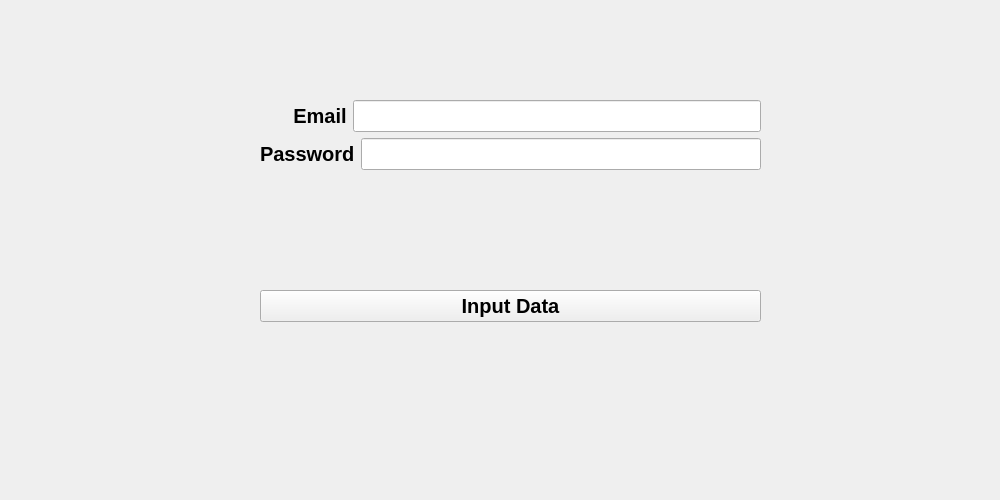
<?xml version="1.0" encoding="UTF-8"?>
<ui version="4.0">
 <class>Form</class>
 <widget class="QWidget" name="Form">
  <property name="geometry">
   <rect>
    <x>0</x>
    <y>0</y>
    <width>1000</width>
    <height>500</height>
   </rect>
  </property>
  <property name="windowTitle">
   <string>Input Data with Qt Designer</string>
  </property>
  <widget class="QWidget" name="layoutWidget">
   <property name="geometry">
    <rect>
     <x>260</x>
     <y>100</y>
     <width>501</width>
     <height>251</height>
    </rect>
   </property>
   <layout class="QVBoxLayout" name="verticalLayout_2">
    <item>
     <layout class="QHBoxLayout" name="horizontalLayout">
      <item>
       <widget class="QLabel" name="label">
        <property name="font">
         <font>
          <pointsize>15</pointsize>
          <bold>true</bold>
         </font>
        </property>
        <property name="text">
         <string>      Email</string>
        </property>
       </widget>
      </item>
      <item>
       <widget class="QLineEdit" name="email_lineEdit">
        <property name="font">
         <font>
          <pointsize>15</pointsize>
         </font>
        </property>
       </widget>
      </item>
     </layout>
    </item>
    <item>
     <layout class="QHBoxLayout" name="horizontalLayout_2">
      <item>
       <widget class="QLabel" name="label_2">
        <property name="font">
         <font>
          <pointsize>15</pointsize>
          <bold>true</bold>
         </font>
        </property>
        <property name="text">
         <string>Password</string>
        </property>
       </widget>
      </item>
      <item>
       <widget class="QLineEdit" name="password_lineEdit">
        <property name="font">
         <font>
          <pointsize>15</pointsize>
         </font>
        </property>
        <property name="echoMode">
         <enum>QLineEdit::Password</enum>
        </property>
       </widget>
      </item>
     </layout>
    </item>
    <item>
     <layout class="QVBoxLayout" name="verticalLayout">
      <item>
       <spacer name="verticalSpacer">
        <property name="orientation">
         <enum>Qt::Vertical</enum>
        </property>
        <property name="sizeHint" stdset="0">
         <size>
          <width>20</width>
          <height>40</height>
         </size>
        </property>
       </spacer>
      </item>
      <item>
       <widget class="QPushButton" name="pushButton">
        <property name="font">
         <font>
          <pointsize>15</pointsize>
          <bold>true</bold>
         </font>
        </property>
        <property name="text">
         <string>Input Data</string>
        </property>
       </widget>
      </item>
      <item>
       <widget class="QLabel" name="result_label">
        <property name="font">
         <font>
          <pointsize>15</pointsize>
          <bold>true</bold>
         </font>
        </property>
        <property name="text">
         <string/>
        </property>
       </widget>
      </item>
     </layout>
    </item>
   </layout>
  </widget>
 </widget>
 <resources/>
 <connections/>
</ui>
